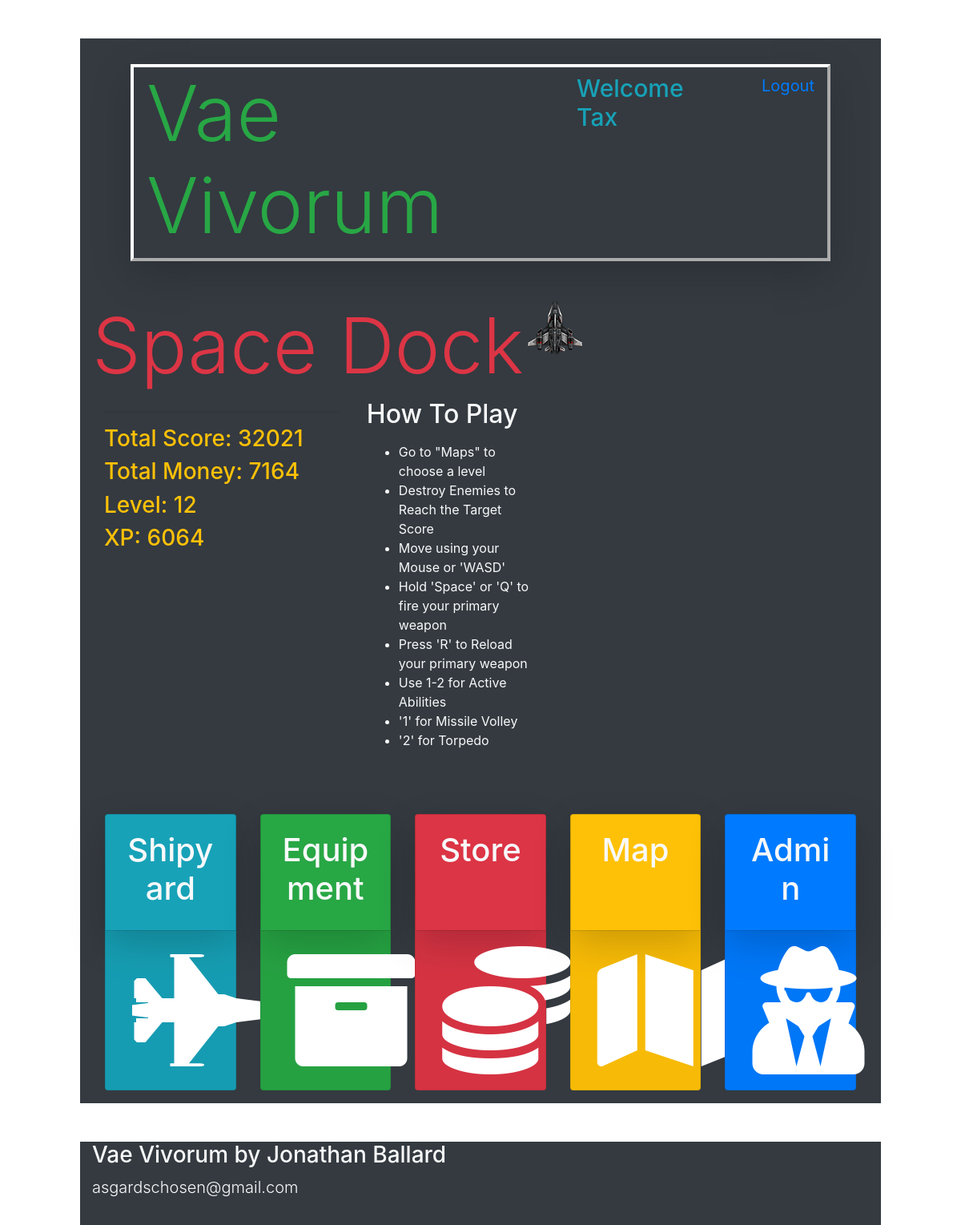
The app's page /dock (signed in), older data.
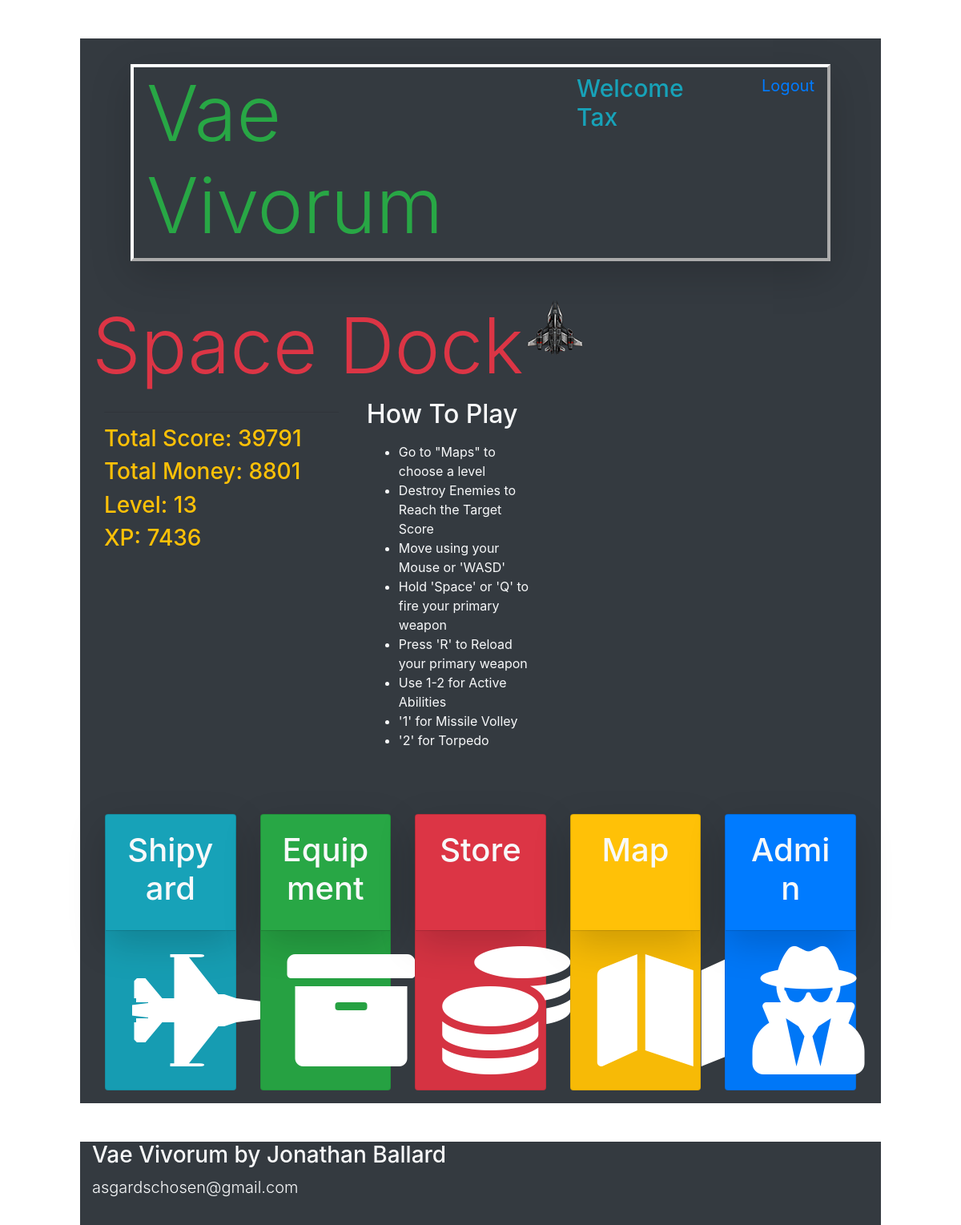
The same page, newer data.
### models.py (models this page shows)
class Users(db.Model):
    __tablename__ = "Users"
    id = db.Column(db.Integer, primary_key=True)
    username = db.Column(db.String(255))
    email = db.Column(db.String(255))
    password = db.Column(db.String(255))
    created_at = db.Column(db.DateTime)
    updated_at = db.Column(db.DateTime)
    current_kills = db.Column(db.Integer, default=0)
    current_score = db.Column(db.Integer, default=0)
    current_money = db.Column(db.Integer, default=0)
    current_xp = db.Column(db.Integer, default=0)
    current_level = db.Column(db.Integer, default=0)
    active_ship = db.Column(db.Integer, default=0)
    abilityPointsEarned = db.Column(db.Integer, default=0)
    abilityPointsSpent = db.Column(db.Integer, default = 0)
    passive1 = db.Column(db.Integer, default=0)
    passive2 = db.Column(db.Integer, default=0)
    passive3 = db.Column(db.Integer, default=0)
    passive4 = db.Column(db.Integer, default=0)
    passive5 = db.Column(db.Integer, default=0)
    passive6 = db.Column(db.Integer, default=0)
    passive7 = db.Column(db.Integer, default=0)
    passive8 = db.Column(db.Integer, default=0)
    passive9 = db.Column(db.Integer, default=0)
    passive10 = db.Column(db.Integer, default=0)
    passive11 = db.Column(db.Integer, default=0)
    passive12 = db.Column(db.Integer, default=0)
    passive13 = db.Column(db.Integer, default=0)
    passive14 = db.Column(db.Integer, default=0)
    passive15 = db.Column(db.Integer, default=0)
    passive16 = db.Column(db.Integer, default=0)
    passive17 = db.Column(db.Integer, default=0)
    passive18 = db.Column(db.Integer, default=0)
    passive19 = db.Column(db.Integer, default=0)
    passive20 = db.Column(db.Integer, default=0)
    character_active_ability_id = db.Column(db.Integer, db.ForeignKey("Active_Abilities.id", ondelete="cascade"))
    passive_abilities_this_user_has = db.relationship('User_Character', backref="characters_that_have_this_passive")

### app.py (the view)
@app.route('/dock')
def dock():
    if 'id' in session:
        loggedInUser = Users.query.get(session['id'])
    else:
        return redirect('/')
    print('CURRENT SESSION USER: ', session['id'])
    return render_template("dock.html", thisUser = loggedInUser)

### templates/dock.html (shortened to what the changed rows need)
<!DOCTYPE html>
<html lang="en">
<head>
    <link rel="stylesheet" href="https://stackpath.bootstrapcdn.com/bootstrap/4.4.1/css/bootstrap.min.css">
    <link rel="stylesheet" href="https://cdnjs.cloudflare.com/ajax/libs/font-awesome/5.11.2/css/all.css" />
    <link rel="stylesheet" type="text/css" href="{{ url_for('static', filename='css/style.css') }}">
</head>
<body>
    <div class="container bg-dark mt-5 text-warning pt-3 col-xl-10">
        <div id="topbar" class="d-flex flex-row mb-5 mx-5 mt-3 vaeBorder shadow-lg">
            <h1 class="display-1 d-inline-flex text-success ml-3">Vae Vivorum</h1>
            <h4 class="ml-auto d-inline-flex mt-2 text-info welcomeText" >Welcome {{ thisUser.username }}</h4>
            <a class="ml-5 d-inline-flex mt-2 mr-3 logoutLink" href="/logout">Logout</a>
        </div>
        <div class="">
            <h1 class="d-inline-block display-1 text-center text-danger">Space Dock</h1>
        </div>
        <div class="container col-xl-4 bg-dark align-top d-inline-block">
            <hr>
            <h3>Total Score: {{ thisUser.current_score }}</h3>
            <h3>Total Money: {{ thisUser.current_money }}</h3>
            <h3>Level: {{ thisUser.current_level }}</h3>
            <h3>XP: {{ thisUser.current_xp }}</h3>
        </div>
        <div class="container bg-dark text-light d-inline-block col-xl-3 align-top">
            <h2>How To Play</h2>
        </div>
        <div class="card-deck iconDiv mt-5 p-3">
            <div class="card iconCard bg-info">
                <div class="card-body shadow-lg">
                    <h1 class="card-title mb-2 text-light text-center">Shipyard</h1>
                </div>
            </div>
            <div class="card iconCard bg-success">
                <div class="card-body shadow-lg">
                    <h1 class="card-title mb-2 text-light text-center">Equipment</h1>
                </div>
            </div>
            <div class="card iconCard bg-danger">
                <div class="card-body shadow-lg">
                    <h1 class="card-title mb-2 text-light text-center">Store</h1>
                </div>
            </div>
            <div class="card iconCard bg-warning">
                <div class="card-body shadow-lg">
                    <h1 class="card-title mb-2 text-light text-center">Map</h1>
                </div>
            </div>
            {% if thisUser.username == "Tax" or thisUser.id == 1 %}
                <div class="card iconCard bg-primary">
                    <div class="card-body shadow-lg">
                        <h1 class="card-title mb-2 text-light text-center">Admin</h1>
                    </div>
                </div>
            {% endif %}
        </div>
    </div>
</body>
</html>

Row changes from the older to the newer data that the page shows:
changed Users "Tax": current_score "32021" → "39791"; current_money "7164" → "8801"; current_level "12" → "13"; current_xp "6064" → "7436"
